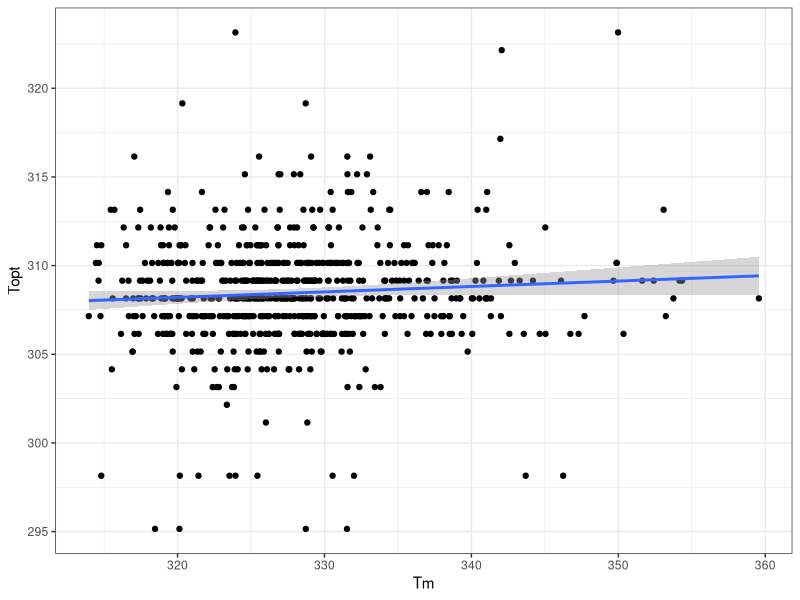
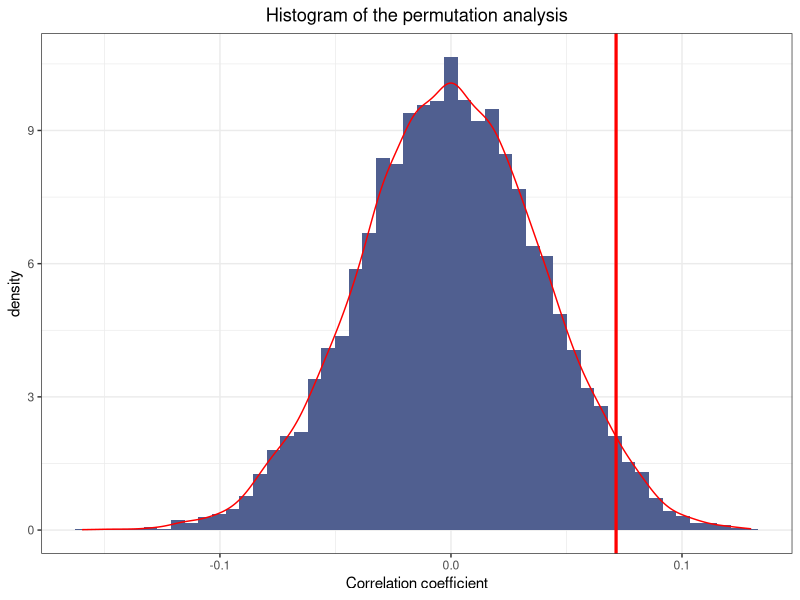

Generate these figures, in order, with R:
# Cleaning the environment
rm(list=ls())

# Loading the required packages
require(tidyverse)

# Loading the data
enzyme_params <- read_csv("../data/model_enzyme_params_new_tagged.csv")

# Filtering the data to keep only experimental values
small <- enzyme_params %>% filter(TmTag=='Exp', topt_source!='BullShit')

# Plotting
p <- ggplot(small, aes(x = Tm, y = Topt)) + 
    geom_point() + geom_smooth(method = "lm")
p <- p + theme_bw()
p

# Storing the observed correlation coefficient
o_cor <- cor(small$Tm, small$Topt)

# Setting the number of resampling itterations
n <- 10000
# Creating a vector to store the correlation coefficient for each resampling
cor_vec <- vector(, n)

# Resampling and calculating the correlation coefficient for each resampling 
# and storing it in the vector the loopy way
for(i in 1:n){
    tmp <-  sample(small$Topt, replace = F)
    cor_vec[i] <- cor(small$Tm, tmp)
}

# Plotting the histogram for the simulated cor and the overseved cor as an abline
g <- ggplot(data = as.data.frame(cor_vec), aes(x=cor_vec))+
    geom_histogram(aes(y=..density..), bins = 50, fill = I('#505F90')) +
    geom_density(colour = 'red')+
    theme_bw() 
g<- g + geom_vline(aes(xintercept=o_cor), colour="red", lwd = 1.1) +
    labs(title = "Histogram of the permutation analysis", 
         x = "Correlation coefficient") + 
    theme(plot.title = element_text(hjust = 0.5))
g

# Printing the probability of observed coefficient 
print(paste("The probabilty that the observed coefficient is by chance is:", sum(cor_vec > o_cor)/n))
